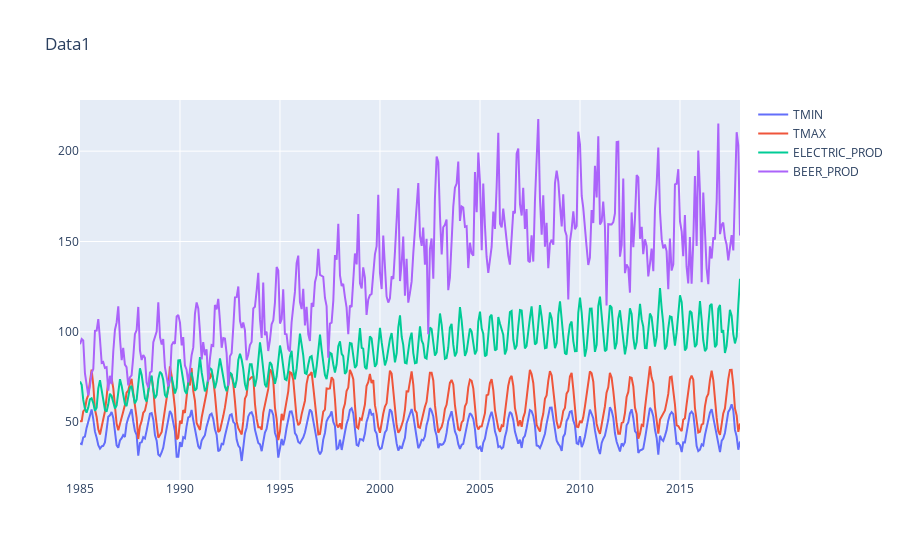

Source (notebook cell):
### Code cell
data = []
for i in df.columns:
    data.append(go.Scatter(
            x = df.index, y = df[i], name=i
            ))
    
data = data
layout = {'title': 'Data1'}

fig = go.Figure(data=data, layout=layout)
iplot(fig)

### Figure 1 — Plotly figure (JSON) as saved in the notebook; plotly's stock layout.template omitted (floating-point values rounded to 4 significant figures; data arrays with more than 128 entries replaced by an {"elided": "..."} marker saying what was removed)
{"data": [{"name": "TMIN", "type": "scatter", "x": {"elided": "397 str values"}, "y": {"elided": "397 float values"}}, {"name": "TMAX", "type": "scatter", "x": {"elided": "397 str values"}, "y": {"elided": "397 float values"}}, {"name": "ELECTRIC_PROD", "type": "scatter", "x": {"elided": "397 str values"}, "y": {"elided": "397 float values"}}, {"name": "BEER_PROD", "type": "scatter", "x": {"elided": "397 str values"}, "y": {"elided": "397 float values"}}], "layout": {"title": {"text": "Data1"}}}
